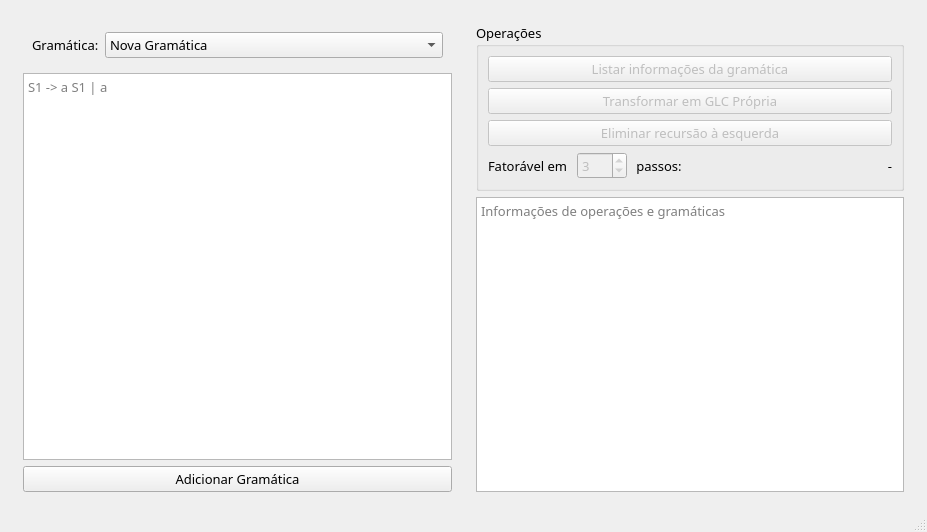
<?xml version="1.0" encoding="UTF-8"?>
<ui version="4.0">
 <class>MainWindow</class>
 <widget class="QMainWindow" name="MainWindow">
  <property name="geometry">
   <rect>
    <x>0</x>
    <y>0</y>
    <width>927</width>
    <height>532</height>
   </rect>
  </property>
  <property name="font">
   <font>
    <family>Sans Serif</family>
   </font>
  </property>
  <property name="windowTitle">
   <string>ChomChom</string>
  </property>
  <widget class="QWidget" name="centralwidget">
   <property name="font">
    <font>
     <pointsize>10</pointsize>
    </font>
   </property>
   <layout class="QHBoxLayout" name="horizontalLayout">
    <item>
     <spacer name="horizontalSpacer">
      <property name="orientation">
       <enum>Qt::Horizontal</enum>
      </property>
      <property name="sizeType">
       <enum>QSizePolicy::Fixed</enum>
      </property>
      <property name="sizeHint" stdset="0">
       <size>
        <width>5</width>
        <height>5</height>
       </size>
      </property>
     </spacer>
    </item>
    <item>
     <widget class="QWidget" name="widget" native="true">
      <layout class="QVBoxLayout" name="verticalLayout">
       <item>
        <spacer name="verticalSpacer">
         <property name="orientation">
          <enum>Qt::Vertical</enum>
         </property>
         <property name="sizeType">
          <enum>QSizePolicy::Fixed</enum>
         </property>
         <property name="sizeHint" stdset="0">
          <size>
           <width>5</width>
           <height>5</height>
          </size>
         </property>
        </spacer>
       </item>
       <item>
        <widget class="QWidget" name="widget_3" native="true">
         <layout class="QHBoxLayout" name="horizontalLayout_2">
          <item>
           <widget class="QLabel" name="label_grammar">
            <property name="sizePolicy">
             <sizepolicy hsizetype="Fixed" vsizetype="Preferred">
              <horstretch>0</horstretch>
              <verstretch>0</verstretch>
             </sizepolicy>
            </property>
            <property name="text">
             <string>Gramática:</string>
            </property>
           </widget>
          </item>
          <item>
           <widget class="QComboBox" name="combo_grammar">
            <property name="sizePolicy">
             <sizepolicy hsizetype="Expanding" vsizetype="Fixed">
              <horstretch>0</horstretch>
              <verstretch>0</verstretch>
             </sizepolicy>
            </property>
            <property name="font">
             <font>
              <pointsize>10</pointsize>
             </font>
            </property>
            <property name="editable">
             <bool>false</bool>
            </property>
            <item>
             <property name="text">
              <string>Nova Gramática</string>
             </property>
            </item>
           </widget>
          </item>
         </layout>
        </widget>
       </item>
       <item>
        <widget class="QPlainTextEdit" name="input">
         <property name="font">
          <font>
           <family>Roboto Mono</family>
           <pointsize>10</pointsize>
          </font>
         </property>
         <property name="placeholderText">
          <string>S1 -&gt; a S1 | a</string>
         </property>
        </widget>
       </item>
       <item>
        <widget class="QPushButton" name="btn_add_grammar">
         <property name="sizePolicy">
          <sizepolicy hsizetype="Minimum" vsizetype="Fixed">
           <horstretch>0</horstretch>
           <verstretch>0</verstretch>
          </sizepolicy>
         </property>
         <property name="font">
          <font>
           <family>Roboto Mono</family>
           <pointsize>10</pointsize>
          </font>
         </property>
         <property name="text">
          <string>Adicionar Gramática</string>
         </property>
        </widget>
       </item>
      </layout>
     </widget>
    </item>
    <item>
     <widget class="QWidget" name="widget_2" native="true">
      <layout class="QVBoxLayout" name="verticalLayout_2">
       <item>
        <spacer name="verticalSpacer_2">
         <property name="orientation">
          <enum>Qt::Vertical</enum>
         </property>
         <property name="sizeType">
          <enum>QSizePolicy::Fixed</enum>
         </property>
         <property name="sizeHint" stdset="0">
          <size>
           <width>5</width>
           <height>5</height>
          </size>
         </property>
        </spacer>
       </item>
       <item>
        <widget class="QGroupBox" name="groupBox_4">
         <property name="title">
          <string>Operações</string>
         </property>
         <layout class="QGridLayout" name="gridLayout">
          <item row="0" column="0" colspan="4">
           <widget class="QPushButton" name="btn_grammar_info">
            <property name="enabled">
             <bool>false</bool>
            </property>
            <property name="text">
             <string>Listar informações da gramática</string>
            </property>
           </widget>
          </item>
          <item row="2" column="0" colspan="4">
           <widget class="QPushButton" name="btn_remove_lr">
            <property name="enabled">
             <bool>false</bool>
            </property>
            <property name="text">
             <string>Eliminar recursão à esquerda</string>
            </property>
           </widget>
          </item>
          <item row="4" column="0">
           <widget class="QLabel" name="label">
            <property name="sizePolicy">
             <sizepolicy hsizetype="Fixed" vsizetype="Preferred">
              <horstretch>0</horstretch>
              <verstretch>0</verstretch>
             </sizepolicy>
            </property>
            <property name="text">
             <string>Fatorável em </string>
            </property>
           </widget>
          </item>
          <item row="4" column="1">
           <widget class="QSpinBox" name="dial_steps">
            <property name="enabled">
             <bool>false</bool>
            </property>
            <property name="sizePolicy">
             <sizepolicy hsizetype="Fixed" vsizetype="Fixed">
              <horstretch>0</horstretch>
              <verstretch>0</verstretch>
             </sizepolicy>
            </property>
            <property name="minimum">
             <number>1</number>
            </property>
            <property name="maximum">
             <number>999</number>
            </property>
            <property name="value">
             <number>3</number>
            </property>
           </widget>
          </item>
          <item row="4" column="3">
           <widget class="QLabel" name="factorable_result">
            <property name="text">
             <string>-</string>
            </property>
            <property name="alignment">
             <set>Qt::AlignRight|Qt::AlignTrailing|Qt::AlignVCenter</set>
            </property>
           </widget>
          </item>
          <item row="4" column="2">
           <widget class="QLabel" name="label_3">
            <property name="sizePolicy">
             <sizepolicy hsizetype="Fixed" vsizetype="Preferred">
              <horstretch>0</horstretch>
              <verstretch>0</verstretch>
             </sizepolicy>
            </property>
            <property name="text">
             <string> passos:</string>
            </property>
           </widget>
          </item>
          <item row="1" column="0" colspan="4">
           <widget class="QPushButton" name="btn_to_proper">
            <property name="enabled">
             <bool>false</bool>
            </property>
            <property name="text">
             <string>Transformar em GLC Própria</string>
            </property>
           </widget>
          </item>
         </layout>
        </widget>
       </item>
       <item>
        <widget class="QTextBrowser" name="output">
         <property name="font">
          <font>
           <family>Roboto Mono</family>
           <pointsize>10</pointsize>
          </font>
         </property>
         <property name="placeholderText">
          <string>Informações de operações e gramáticas</string>
         </property>
        </widget>
       </item>
      </layout>
     </widget>
    </item>
    <item>
     <spacer name="horizontalSpacer_2">
      <property name="orientation">
       <enum>Qt::Horizontal</enum>
      </property>
      <property name="sizeType">
       <enum>QSizePolicy::Fixed</enum>
      </property>
      <property name="sizeHint" stdset="0">
       <size>
        <width>5</width>
        <height>5</height>
       </size>
      </property>
     </spacer>
    </item>
   </layout>
  </widget>
  <widget class="QStatusBar" name="statusbar"/>
 </widget>
 <resources/>
 <connections/>
</ui>
